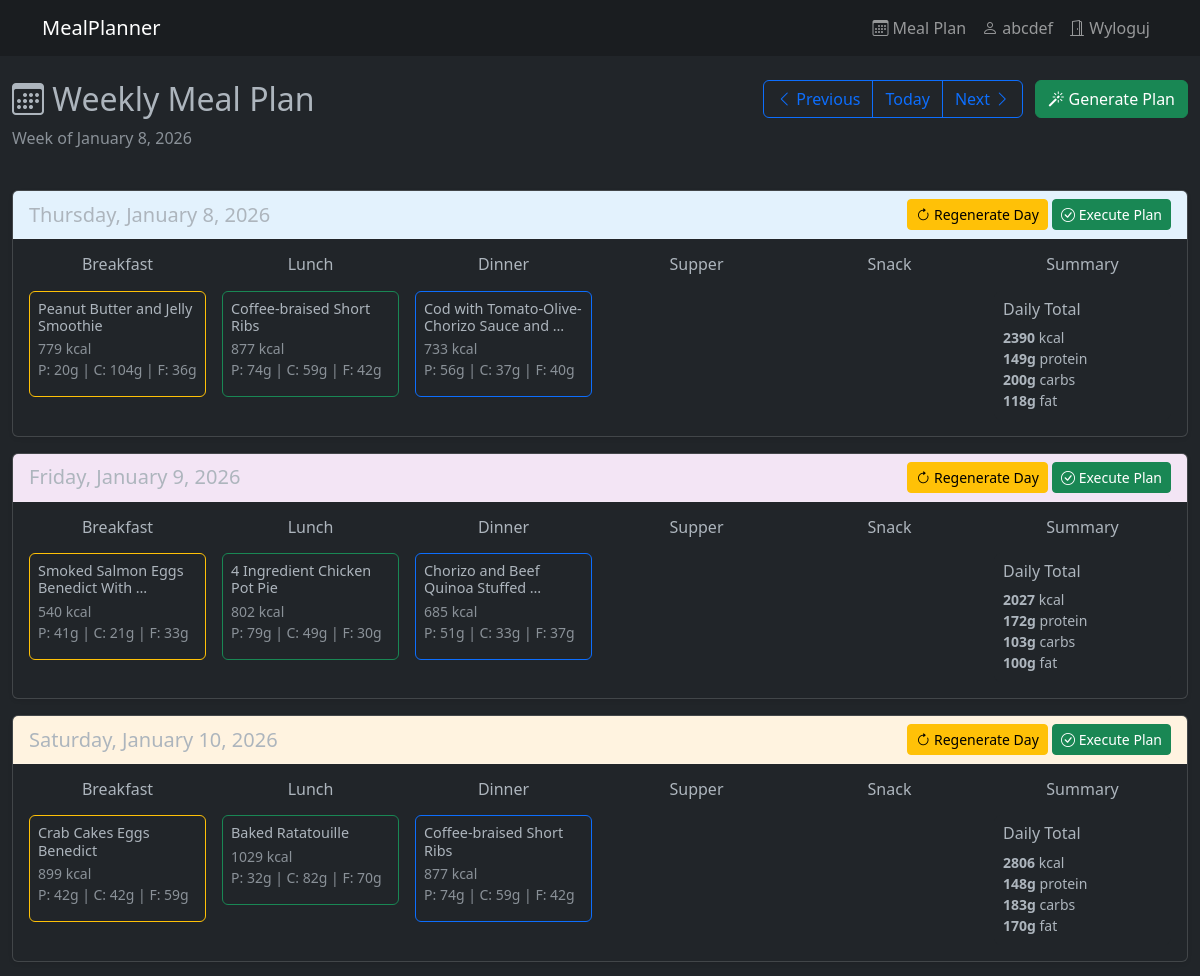
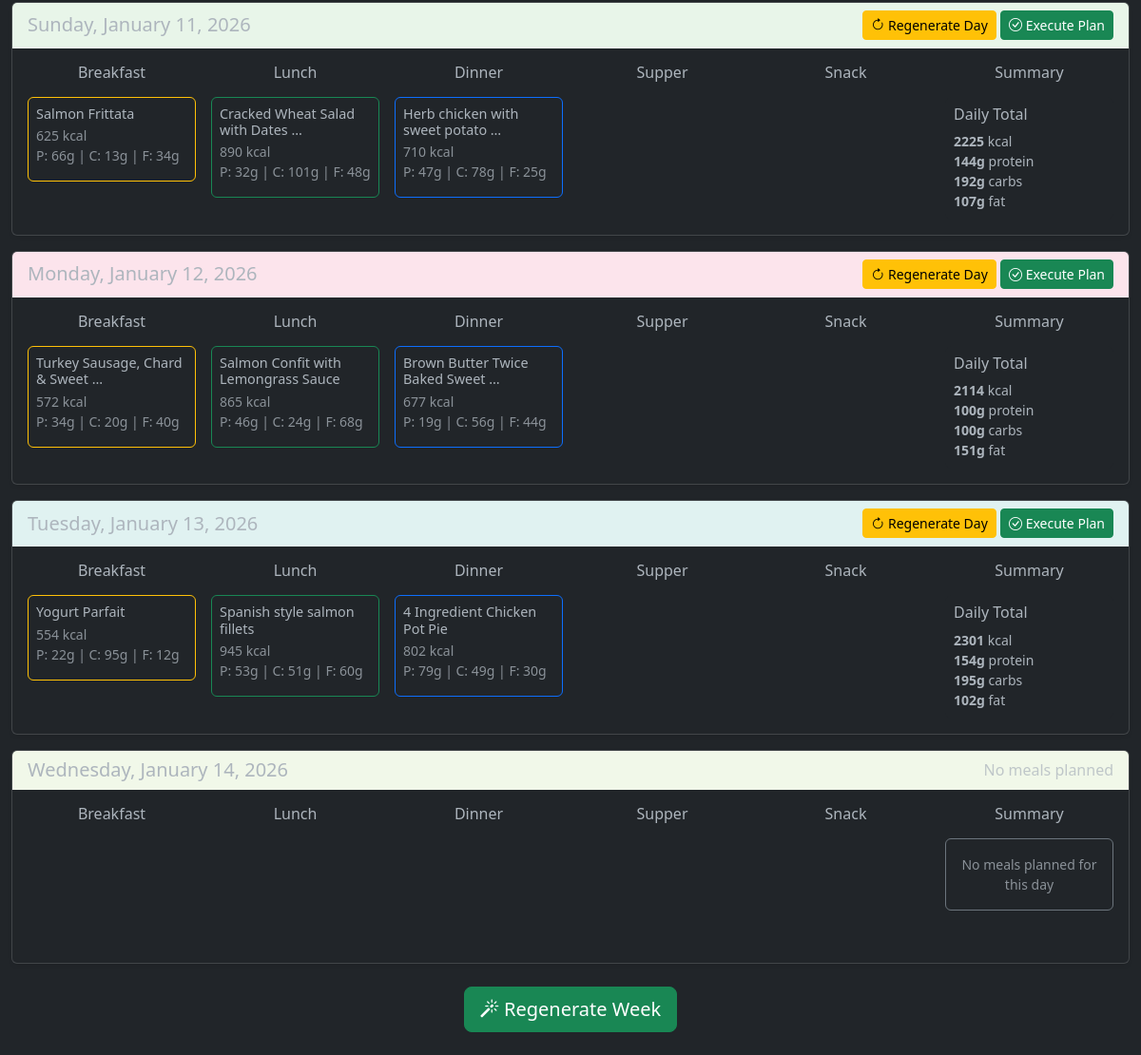
Screenshot of /meal_plan/?week_start=2026-01-08 (signed in) with the database file from the repository (2 pictures, top to bottom).
### recipes/models.py (models this page shows, shortened)
class PlannedMeal(models.Model):
    user = models.ForeignKey(User, on_delete=models.CASCADE, related_name='planned_meals')
    date = models.DateField()
    meal_type = models.CharField(max_length=20, choices=MealType.choices)
    recipe = models.ForeignKey(Recipe, blank=True, null=True, on_delete=models.CASCADE)
    ingredients_snapshot = models.JSONField(null=True,blank=True)
    custom_title = models.CharField(blank=True, null=True, max_length=300)
    custom_calories = models.DecimalField(blank=True, null=True, max_digits=6, decimal_places=2)
    custom_protein = models.DecimalField(blank=True, null=True, max_digits=5, decimal_places=2)
    custom_carbohydrates = models.DecimalField(blank=True, null=True, max_digits=5, decimal_places=2)
    custom_fat = models.DecimalField(blank=True, null=True, max_digits=5, decimal_places=2)
    servings = models.IntegerField()
    created_at = models.DateTimeField(auto_now_add=True)
    class Meta:
        ordering = ['date', 'meal_type']
        unique_together = ['user', 'date', 'meal_type']

### recipes/views.py (the view)
# urls.py: path('meal_plan/', weekly_meal_plan_view, name='meal_plan'),
@login_required
def weekly_meal_plan_view(request: HttpRequest) -> HttpResponse:
    week_start = request.GET.get('week_start')
    if week_start:
        start_date = date.fromisoformat(week_start)
    else:
        start_date = date.today()
    weekly_plan = get_weekly_plan(request.user, start_date)
    prev_week = start_date - timedelta(days=7)
    next_week = start_date + timedelta(days=7)
    return render(request, 'meal_planning/calendar.html', {
        'weekly_plan': weekly_plan,
        'start_date': start_date,
        'prev_week': prev_week,
        'next_week': next_week,
        'today': date.today()
    })

### domain/meal_planning.py (called while the page is built)
def sum_daily_macros(meals: List[PlannedMeal]) -> Dict[str, float]:
    return reduce(
        lambda acc, meal: {
            'calories': acc['calories'] + (meal.custom_calories or 0),
            'protein': acc['protein'] + (meal.custom_protein or 0),
            'carbohydrates': acc['carbohydrates'] + (meal.custom_carbohydrates or 0),
            'fat': acc['fat'] + (meal.custom_fat or 0),
        },
        meals,
        {'calories': 0, 'protein': 0, 'carbohydrates': 0, 'fat': 0}
    )

def group_by_date(planned_meals: List[PlannedMeal]) -> Dict[date, List]:
    return reduce(
        lambda acc, meal: {
            **acc,
            meal.date: acc.get(meal.date, []) + [meal]
        },
        planned_meals,
        {}
    )

def group_by_type(planned_meals: List[PlannedMeal]) -> Dict[str, List]:
    return reduce(
        lambda acc, meal: {
            **acc,
            meal.meal_type: acc.get(meal.meal_type, []) + [meal]
        },
        planned_meals,
        {}
    )

def get_weekly_plan(user: User, start_date: date) -> List:
    end_date = start_date + timedelta(days=7)
    planned_meals = PlannedMeal.objects.filter(
        user=user,
        date__gte=start_date,
        date__lt=end_date
    ).select_related('recipe')
    grouped = group_by_date(planned_meals)
    return list(map(
        lambda day_offset: {
            'date': start_date + timedelta(days=day_offset),
            'meals': grouped.get(start_date + timedelta(days=day_offset), []),
            'meals_by_type': group_by_type(grouped.get(start_date + timedelta(days=day_offset), []), ),
            'total_macros': sum_daily_macros(
                grouped.get(start_date + timedelta(days=day_offset), [])
            )
        },
        range(7)
    ))

### templates/meal_planning/calendar.html (shortened to what this page needs)
{% extends 'base.html' %}
{% block content %}
<div class="container-fluid mt-4">
    <div class="row mb-4">
        <div class="col-md-6">
            <h2><i class="bi bi-calendar3"></i> Weekly Meal Plan</h2>
            <p class="text-muted">
                Week of {{ start_date|date:"F j, Y" }}
            </p>
        </div>
        <div class="col-md-6 text-end">
            <div class="btn-group me-2" role="group">
                <a href="?week_start={{ prev_week|date:'Y-m-d' }}" class="btn btn-outline-primary">
                    <i class="bi bi-chevron-left"></i> Previous
                </a>
                <a href="?week_start={{ today|date:'Y-m-d' }}" class="btn btn-outline-primary">
                     Today
                </a>
                <a href="?week_start={{ next_week|date:'Y-m-d' }}" class="btn btn-outline-primary">
                    Next <i class="bi bi-chevron-right"></i>
                </a>
            </div>
            <div class="btn-group" role="group">
                <a href="{% url 'generate_meal_plan' %}" class="btn btn-success">
                    <i class="bi bi-magic"></i> Generate Plan
                </a>
            </div>
        </div>
    </div>
    {% for day in weekly_plan %}
    <div class="card shadow-sm mb-3">
        <div class="card-header" style="background-color: {% cycle '#e3f2fd' '#f3e5f5' '#fff3e0' '#e8f5e9' '#fce4ec' '#e0f2f1' '#f1f8e9' %};">
            <div class="row align-items-center">
                <div class="col-md-6">
                    <h5 class="mb-0">
                        {{ day.date|date:"l, F j, Y" }}
                    </h5>
                </div>
                <div class="col-md-6 text-end">
                    {% if day.meals %}
                    <a href="{% url 'regenerate_day' date_str=day.date|date:'Y-m-d' %}"
                       class="btn btn-sm btn-warning"
                       onclick="return confirm('Regenerate all meals for this day?')">
                        <i class="bi bi-arrow-clockwise"></i> Regenerate Day
                    </a>
                    <a href="{% url 'execute_daily_plan' date_str=day.date|date:'Y-m-d' %}"
                       class="btn btn-sm btn-success"
                       onclick="return confirm('Copy this day\'s plan to your food log?')">
                        <i class="bi bi-check-circle"></i> Execute Plan
                    </a>
                    {% else %}
                    <span class="text-muted">No meals planned</span>
                    {% endif %}
                </div>
            </div>
        </div>
        <div class="card-body">
            <div class="row g-3">
                <div class="col-md-2">
                    <div class="meal-column">
                        <h6 class="text-center mb-3">
                             Breakfast
                        </h6>
                        {% if day.meals_by_type.breakfast %}
                            {% for meal in day.meals_by_type.breakfast %}
                            <div class="card meal-card border-warning mb-2">
                                <div class="card-body p-2">
                                    <h6 class="card-title mb-1" style="font-size: 0.9rem;">
                                        {{ meal.custom_title|truncatewords:5 }}
                                    </h6>
                                    <p class="card-text small text-muted mb-2">
                                         {{ meal.custom_calories|floatformat:0 }} kcal
                                        <br>
                                        P: {{ meal.custom_protein|floatformat:0 }}g |
                                        C: {{ meal.custom_carbohydrates|floatformat:0 }}g |
                                        F: {{ meal.custom_fat|floatformat:0 }}g
                                    </p>
                                </div>
                            </div>
                            {% endfor %}
                        {% endif %}
                    </div>
                </div>
                <div class="col-md-2">
                    <div class="meal-column">
                        <h6 class="text-center mb-3">
                             Lunch
                        </h6>
                        {% if day.meals_by_type.lunch %}
                            {% for meal in day.meals_by_type.lunch %}
                            <div class="card meal-card border-success mb-2">
                                <div class="card-body p-2">
                                    <h6 class="card-title mb-1" style="font-size: 0.9rem;">
                                        {{ meal.custom_title|truncatewords:5 }}
                                    </h6>
                                    <p class="card-text small text-muted mb-2">
                                         {{ meal.custom_calories|floatformat:0 }} kcal
                                        <br>
                                        P: {{ meal.custom_protein|floatformat:0 }}g |
                                        C: {{ meal.custom_carbohydrates|floatformat:0 }}g |
                                        F: {{ meal.custom_fat|floatformat:0 }}g
                                    </p>
                                </div>
                            </div>
                            {% endfor %}
                        {% endif %}
                    </div>
                </div>
                <div class="col-md-2">
                    <div class="meal-column">
                        <h6 class="text-center mb-3">
                             Dinner
                        </h6>
                        {% if day.meals_by_type.dinner %}
                            {% for meal in day.meals_by_type.dinner %}
                            <div class="card meal-card border-primary mb-2">
                                <div class="card-body p-2">
                                    <h6 class="card-title mb-1" style="font-size: 0.9rem;">
                                        {{ meal.custom_title|truncatewords:5 }}
                                    </h6>
                                    <p class="card-text small text-muted mb-2">
                                         {{ meal.custom_calories|floatformat:0 }} kcal
                                        <br>
                                        P: {{ meal.custom_protein|floatformat:0 }}g |
                                        C: {{ meal.custom_carbohydrates|floatformat:0 }}g |
                                        F: {{ meal.custom_fat|floatformat:0 }}g
                                    </p>
                                </div>
                            </div>
                            {% endfor %}
                        {% endif %}
                    </div>
                </div>
                <div class="col-md-2">
                    <div class="meal-column">
                        <h6 class="text-center mb-3">
                             Supper
                        </h6>
                    </div>
                </div>
                <div class="col-md-2">
                    <div class="meal-column">
                        <h6 class="text-center mb-3">
                             Snack
                        </h6>
                    </div>
                </div>
                <div class="col-md-2">
                    <div class="meal-column">
                        <h6 class="text-center mb-3">
                             Summary
                        </h6>
                        {% if day.meals %}
                        <div class="card border-dark">
                            <div class="card-body p-2">
                                <h6 class="card-title mb-2">Daily Total</h6>
                                <ul class="list-unstyled small mb-0">
                                    <li> <strong>{{ day.total_macros.calories|floatformat:0 }}</strong> kcal</li>
                                    <li> <strong>{{ day.total_macros.protein|floatformat:0 }}g</strong> protein</li>
                                    <li> <strong>{{ day.total_macros.carbohydrates|floatformat:0 }}g</strong> carbs</li>
                                    <li> <strong>{{ day.total_macros.fat|floatformat:0 }}g</strong> fat</li>
                                </ul>
                            </div>
                        </div>
                        {% else %}
                        <div class="card border-secondary">
                            <div class="card-body p-3 text-center">
                                <p class="text-muted mb-0 small">No meals planned for this day</p>
                            </div>
                        </div>
                        {% endif %}
                    </div>
                </div>
            </div>
        </div>
    </div>
    {% endfor %}
   <div class="text-center my-4">
    <a href="{% url 'generate_meal_plan' %}?start_date={{ start_date|date:'Y-m-d' }}"
       class="btn btn-success btn-lg"
       onclick="return confirm('Generate meals for this week? Existing meals will be replaced.')">
        <i class="bi bi-magic"></i>
        {% if weekly_plan.0.meals %}Regenerate{% else %}Generate{% endif %} Week
    </a>
</div>
</div>
{% endblock %}

### templates/base.html (shortened to what this page needs)
<!DOCTYPE html>
<html data-bs-theme="dark">
<head>
    <link href="https://cdn.jsdelivr.net/npm/bootstrap@5.3.0/dist/css/bootstrap.min.css" rel="stylesheet">
    <link rel="stylesheet" href="https://cdn.jsdelivr.net/npm/bootstrap-icons@1.13.1/font/bootstrap-icons.min.css">
</head>
<body>
    <nav class="navbar navbar-expand-lg navbar-dark bg-dark-subtle">
        <div class="container">
            <a class="navbar-brand" href="/">MealPlanner</a>
            <ul class="navbar-nav ms-auto">
                <li class="nav-item">
                    <a class="nav-link" href="{% url 'meal_plan' %}">
                        <i class="bi bi-calendar3"></i> Meal Plan
                    </a>
                </li>
                <li class="nav-item">
                    <a class="nav-link" href="/profile/">
                        <i class="bi bi-person"></i> {{ user.username }}
                    </a>
                </li>
                <li class="nav-item">
                    <a class="nav-link" href="/logout/">
                        <i class="bi bi-door-open"></i> Wyloguj
                    </a>
                </li>
            </ul>
        </div>
    </nav>
    {% block content %}
    {% endblock %}
</body>
</html>

### templates/meal_planning/calendar.html (style rules this page uses)
.meal-card { transition: transform 0.2s, box-shadow 0.2s; }
.meal-column { min-height: 150px; }

### rows the page displays
PlannedMeal: custom_title "Peanut Butter and Jelly Smoothie", custom_calories "779", custom_protein "20", custom_carbohydrates "104", custom_fat "36"
PlannedMeal: custom_title "Coffee-braised Short Ribs", custom_calories "877", custom_protein "74", custom_carbohydrates "59", custom_fat "42"
PlannedMeal: custom_title "Cod with Tomato-Olive-Chorizo Sauce and …", custom_calories "733", custom_protein "56", custom_carbohydrates "37", custom_fat "40"
PlannedMeal: custom_title "Smoked Salmon Eggs Benedict With …", custom_calories "540", custom_protein "41", custom_carbohydrates "21", custom_fat "33"
PlannedMeal: custom_title "4 Ingredient Chicken Pot Pie", custom_calories "802", custom_protein "79", custom_carbohydrates "49", custom_fat "30"
PlannedMeal: custom_title "Chorizo and Beef Quinoa Stuffed …", custom_calories "685", custom_protein "51", custom_carbohydrates "33", custom_fat "37"
PlannedMeal: custom_title "Crab Cakes Eggs Benedict", custom_calories "899", custom_protein "42", custom_carbohydrates "42", custom_fat "59"
PlannedMeal: custom_title "Baked Ratatouille", custom_calories "1029", custom_protein "32", custom_carbohydrates "82", custom_fat "70"
PlannedMeal: custom_title "Coffee-braised Short Ribs", custom_calories "877", custom_protein "74", custom_carbohydrates "59", custom_fat "42"
PlannedMeal: custom_title "Salmon Frittata", custom_calories "625", custom_protein "66", custom_carbohydrates "13", custom_fat "34"
PlannedMeal: custom_title "Cracked Wheat Salad with Dates …", custom_calories "890", custom_protein "32", custom_carbohydrates "101", custom_fat "48"
PlannedMeal: custom_title "Herb chicken with sweet potato …", custom_calories "710", custom_protein "47", custom_carbohydrates "78", custom_fat "25"
PlannedMeal: custom_title "Turkey Sausage, Chard & Sweet …", custom_calories "572", custom_protein "34", custom_carbohydrates "20", custom_fat "40"
PlannedMeal: custom_title "Salmon Confit with Lemongrass Sauce", custom_calories "865", custom_protein "46", custom_carbohydrates "24", custom_fat "68"
PlannedMeal: custom_title "Brown Butter Twice Baked Sweet …", custom_calories "677", custom_protein "19", custom_carbohydrates "56", custom_fat "44"
PlannedMeal: custom_title "Yogurt Parfait", custom_calories "554", custom_protein "22", custom_carbohydrates "95", custom_fat "12"
PlannedMeal: custom_title "Spanish style salmon fillets", custom_calories "945", custom_protein "53", custom_carbohydrates "51", custom_fat "60"
PlannedMeal: custom_title "4 Ingredient Chicken Pot Pie", custom_calories "802", custom_protein "79", custom_carbohydrates "49", custom_fat "30"

### other values shown
{{ user.username }} "abcdef"
{{ start_date|date:"F j, Y" }} "January 8, 2026"
{{ day.date|date:"l, F j, Y" }} "Thursday, January 8, 2026" "Friday, January 9, 2026" "Saturday, January 10, 2026" "Sunday, January 11, 2026" "Monday, January 12, 2026" "Tuesday, January 13, 2026" "Wednesday, January 14, 2026"
{{ day.total_macros.calories|floatformat:0 }} "2390" "2027" "2806" "2225" "2114" "2301"
{{ day.total_macros.protein|floatformat:0 }} "149" "172" "148" "144" "100" "154"
{{ day.total_macros.carbohydrates|floatformat:0 }} "200" "103" "183" "192" "100" "195"
{{ day.total_macros.fat|floatformat:0 }} "118" "100" "170" "107" "151" "102"
